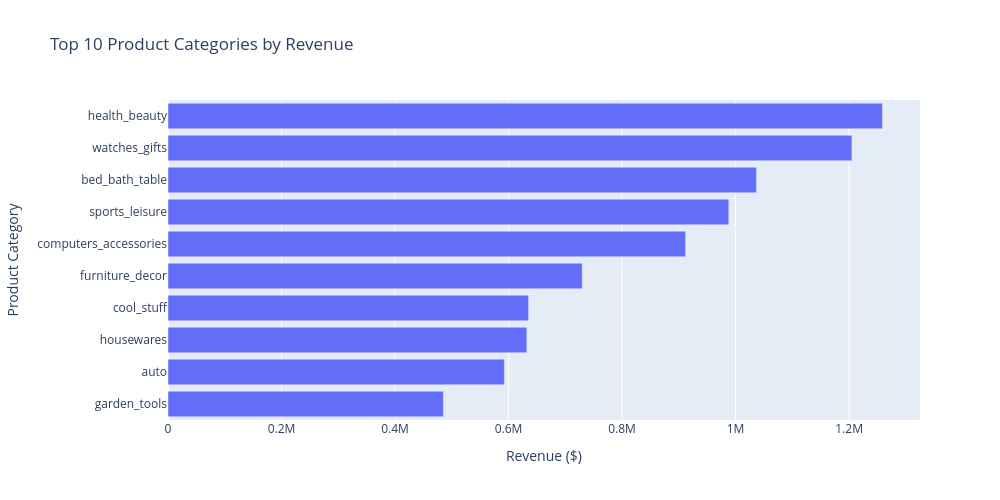

Notebook cell for this chart:
### Code cell
fig = px.bar(
    category_revenue.sort_values(),
    x=category_revenue.sort_values().values,
    y=category_revenue.sort_values().index,
    orientation='h',
    title='Top 10 Product Categories by Revenue',
    labels={
        'x': 'Revenue ($)',
        'y': 'Product Category'
    },
    height=500,
    width=1000
)

fig.show()

### Figure 1 — Plotly figure (JSON) as saved in the notebook; plotly's stock layout.template omitted (floating-point values rounded to 4 significant figures)
{"data": [{"hovertemplate": "Revenue ($)=%{x}<br>Product Category=%{y}<extra></extra>", "legendgroup": "", "marker": {"color": "#636efa", "pattern": {"shape": ""}}, "name": "", "orientation": "h", "showlegend": false, "textposition": "auto", "type": "bar", "x": [485300.0, 592700.0, 632200.0, 635300.0, 729800.0, 912000.0, 988000.0, 1037000.0, 1205000.0, 1259000.0], "xaxis": "x", "y": ["garden_tools", "auto", "housewares", "cool_stuff", "furniture_decor", "computers_accessories", "sports_leisure", "bed_bath_table", "watches_gifts", "health_beauty"], "yaxis": "y"}], "layout": {"barmode": "relative", "height": 500, "legend": {"tracegroupgap": 0}, "title": {"text": "Top 10 Product Categories by Revenue"}, "width": 1000, "xaxis": {"anchor": "y", "domain": [0, 1], "title": {"text": "Revenue ($)"}}, "yaxis": {"anchor": "x", "domain": [0, 1], "title": {"text": "Product Category"}}}}
